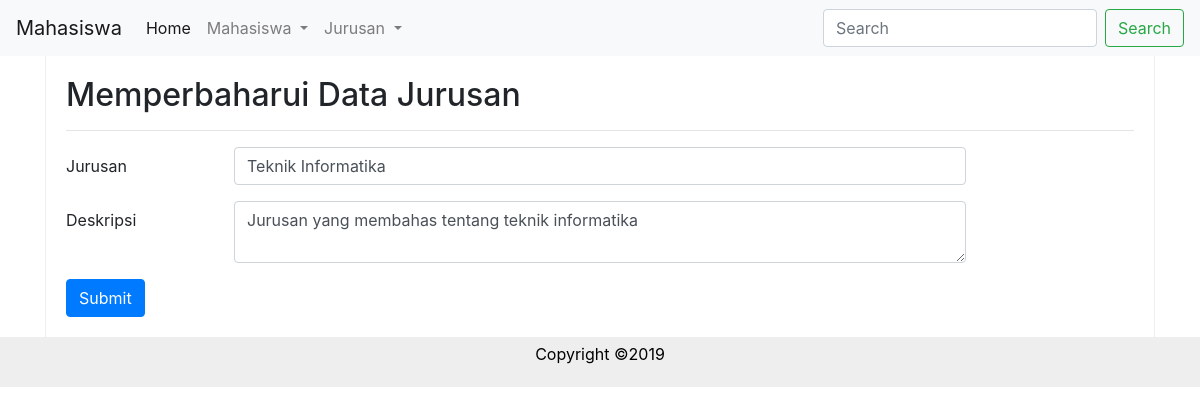
Screenshot of /?page=jurusan&action=ubah&id=5 with the database file from the repository.
### tables this page shows
CREATE TABLE `jurusan` (
  `id` int(11) NOT NULL,
  `nama` varchar(100) NOT NULL,
  `deskripsi` text DEFAULT NULL
);

### config/database.php (called while the page is built, shortened)
<?php
class Database
{
    private $dbUsername = DB_USERNAME;
    private $dbPassword = DB_PASSWORD;
    private $dbName = DB_NAME;
    private $dbHost = DB_HOST;
    public function connect()
    {
        try {
            $db = new mysqli($this->dbHost, $this->dbUsername, $this->dbPassword, $this->dbName);
        } catch (Exception $er) {
            die($er->getMessage());
            return false;
        }
        return $db;
    }
}

### models/Jurusan.php (called while the page is built, shortened)
<?php
class Jurusan
{
    private $mysqli;
    private $table = "jurusan";
    public function __construct($db)
    {
        $this->mysqli = $db;
    }
    public function tampilJurusan($id = null)
    {
        $query = "SELECT * FROM " . $this->table;
        if ($id != null) {
            $id = filter_var($id, FILTER_SANITIZE_NUMBER_INT);
            $query .= " WHERE jurusan.id = ?";
            $stmt = $this->mysqli->prepare($query);
            $stmt->bind_param("i", $id);
            if ($stmt->execute()) {
                return $stmt->get_result();
            }
        }
        $query .= " ORDER BY id ASC";
        $result = $this->mysqli->query($query) or die("Error: " . $this->mysqli->connect_error);
        return $result;
    }
}

### views/jurusan/ubah.php (the view, shortened to what this page needs)
<!DOCTYPE html>
<html lang="en">
<head>
    <link href="./assets/bootstrap/css/bootstrap.min.css" type="text/css" rel="stylesheet" />
    <link href="./assets/css/style.css" type="text/css" rel="stylesheet" />
</head>
<body>
    <header>
        <div class="header">
            <nav class="navbar navbar-expand-lg navbar-light bg-light">
                <a class="navbar-brand" href="#">Mahasiswa</a>
                <div class="collapse navbar-collapse" id="navbarSupportedContent">
                    <ul class="navbar-nav mr-auto">
                        <li class="nav-item active">
                            <a class="nav-link" href="?page=mahasiswa">Home</a>
                        </li>
                        <li class="nav-item dropdown">
                            <a class="nav-link dropdown-toggle" href="?page=mahasiswa" id="navbarDropdown" role="button" data-toggle="dropdown" aria-haspopup="true" aria-expanded="false">
                                Mahasiswa
                            </a>
                        </li>
                        <li class="nav-item dropdown">
                            <a class="nav-link dropdown-toggle" href="?page=jurusan" id="navbarDropdown" role="button" data-toggle="dropdown" aria-haspopup="true" aria-expanded="false">
                                Jurusan
                            </a>
                        </li>
                    </ul>
                    <form method="GET" action="<?= SITE_URL; ?>index.php" class="form-inline my-2 my-lg-0">
                        <input name="keyword" class="form-control mr-sm-2" type="search" placeholder="Search" aria-label="Search">
                        <button class="btn btn-outline-success my-2 my-sm-0" type="submit">Search</button>
                    </form>
                </div>
            </nav>
        </div>
    </header>
    <div class="container">
        <main>
            <div class="post">
                <h2>Memperbaharui Data Jurusan</h2>
                <?php
                $jrs = $jurusan->tampilJurusan($_GET['id'])->fetch_object();
                ?>
                <hr />
                <form method="POST" action="">
                    <div class="form-group row">
                        <label for="jurusan" class="col-md-2 col-form-label">Jurusan</label>
                        <input type="text" name="nama" class="form-control col-md-8" id="jurusan" value="<?= $jrs->nama; ?>" />
                    </div>
                    <div class="form-group row">
                        <label for="deskripsi" class="col-md-2 col-form-label">Deskripsi</label>
                        <textarea id="deskripsi" class="form-control col-md-8" name="deskripsi"><?= $jrs->deskripsi; ?></textarea>
                    </div>
                    <button type="submit" class="btn btn-primary" name="submit">Submit</button>
                </form>
            </div>
        </main>
    </div>
    <footer>
        <div class="footer">
            <p>Copyright &copy;2019</p>
        </div>
    </footer>
</body>
</html>

### assets/css/style.css (style rules this page uses)
.footer { background-color: #eee; padding: 5px; text-align: center; color: black; }
.post { border-right: 1px solid #eee; border-left: 1px solid #eee; padding: 20px }

### rows the page displays
jurusan: nama "Teknik Informatika", deskripsi "Jurusan yang membahas tentang teknik informatika"
